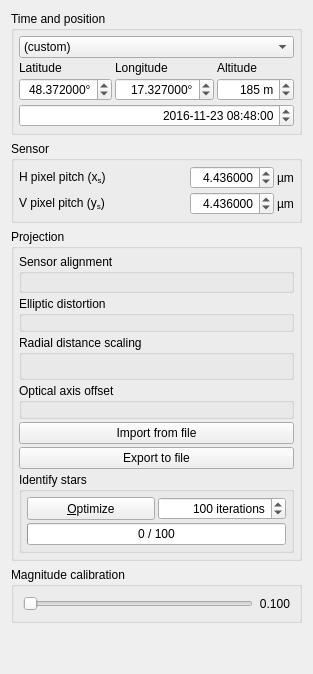
     <widget class="QWidget" name="w_input" native="true">
      <property name="sizePolicy">
       <sizepolicy hsizetype="Maximum" vsizetype="Preferred">
        <horstretch>0</horstretch>
        <verstretch>0</verstretch>
       </sizepolicy>
      </property>
      <layout class="QVBoxLayout" name="verticalLayout_2">
       <item>
        <widget class="QGroupBox" name="gb_time">
         <property name="sizePolicy">
          <sizepolicy hsizetype="Preferred" vsizetype="Maximum">
           <horstretch>0</horstretch>
           <verstretch>0</verstretch>
          </sizepolicy>
         </property>
         <property name="title">
          <string>Time and position</string>
         </property>
         <layout class="QGridLayout" name="gridLayout_5">
          <property name="leftMargin">
           <number>5</number>
          </property>
          <property name="topMargin">
           <number>5</number>
          </property>
          <property name="rightMargin">
           <number>5</number>
          </property>
          <property name="bottomMargin">
           <number>5</number>
          </property>
          <property name="spacing">
           <number>3</number>
          </property>
          <item row="2" column="0">
           <widget class="QLabel" name="lb_latitude">
            <property name="text">
             <string>Latitude</string>
            </property>
           </widget>
          </item>
          <item row="3" column="0">
           <widget class="QDoubleSpinBox" name="dsb_lat">
            <property name="wrapping">
             <bool>true</bool>
            </property>
            <property name="alignment">
             <set>Qt::AlignmentFlag::AlignRight|Qt::AlignmentFlag::AlignTrailing|Qt::AlignmentFlag::AlignVCenter</set>
            </property>
            <property name="suffix">
             <string>°</string>
            </property>
            <property name="decimals">
             <number>6</number>
            </property>
            <property name="minimum">
             <double>-90.000000000000000</double>
            </property>
            <property name="maximum">
             <double>90.000000000000000</double>
            </property>
            <property name="singleStep">
             <double>1.000000000000000</double>
            </property>
            <property name="value">
             <double>48.372000000000000</double>
            </property>
           </widget>
          </item>
          <item row="3" column="1">
           <widget class="QDoubleSpinBox" name="dsb_lon">
            <property name="wrapping">
             <bool>true</bool>
            </property>
            <property name="alignment">
             <set>Qt::AlignmentFlag::AlignRight|Qt::AlignmentFlag::AlignTrailing|Qt::AlignmentFlag::AlignVCenter</set>
            </property>
            <property name="showGroupSeparator" stdset="0">
             <bool>true</bool>
            </property>
            <property name="suffix">
             <string>°</string>
            </property>
            <property name="decimals">
             <number>6</number>
            </property>
            <property name="minimum">
             <double>-179.999999000000003</double>
            </property>
            <property name="maximum">
             <double>180.000000000000000</double>
            </property>
            <property name="singleStep">
             <double>1.000000000000000</double>
            </property>
            <property name="value">
             <double>17.327000000000002</double>
            </property>
           </widget>
          </item>
          <item row="2" column="1">
           <widget class="QLabel" name="lb_longitude">
            <property name="text">
             <string>Longitude</string>
            </property>
           </widget>
          </item>
          <item row="2" column="2">
           <widget class="QLabel" name="lb_altitude">
            <property name="text">
             <string>Altitude</string>
            </property>
           </widget>
          </item>
          <item row="3" column="2">
           <widget class="QDoubleSpinBox" name="dsb_alt">
            <property name="wrapping">
             <bool>true</bool>
            </property>
            <property name="alignment">
             <set>Qt::AlignmentFlag::AlignRight|Qt::AlignmentFlag::AlignTrailing|Qt::AlignmentFlag::AlignVCenter</set>
            </property>
            <property name="showGroupSeparator" stdset="0">
             <bool>true</bool>
            </property>
            <property name="suffix">
             <string> m</string>
            </property>
            <property name="decimals">
             <number>0</number>
            </property>
            <property name="minimum">
             <double>-400.000000000000000</double>
            </property>
            <property name="maximum">
             <double>12000.000000000000000</double>
            </property>
            <property name="singleStep">
             <double>1.000000000000000</double>
            </property>
            <property name="value">
             <double>185.000000000000000</double>
            </property>
           </widget>
          </item>
          <item row="4" column="0" colspan="3">
           <widget class="QDateTimeEdit" name="dt_time">
            <property name="wrapping">
             <bool>true</bool>
            </property>
            <property name="alignment">
             <set>Qt::AlignmentFlag::AlignRight|Qt::AlignmentFlag::AlignTrailing|Qt::AlignmentFlag::AlignVCenter</set>
            </property>
            <property name="dateTime">
             <datetime>
              <hour>8</hour>
              <minute>48</minute>
              <second>0</second>
              <year>2016</year>
              <month>11</month>
              <day>23</day>
             </datetime>
            </property>
            <property name="date">
             <date>
              <year>2016</year>
              <month>11</month>
              <day>23</day>
             </date>
            </property>
            <property name="maximumDate">
             <date>
              <year>2049</year>
              <month>12</month>
              <day>31</day>
             </date>
            </property>
            <property name="minimumDate">
             <date>
              <year>2000</year>
              <month>1</month>
              <day>1</day>
             </date>
            </property>
            <property name="currentSection">
             <enum>QDateTimeEdit::Section::YearSection</enum>
            </property>
            <property name="displayFormat">
             <string notr="true">yyyy-MM-dd HH:mm:ss</string>
            </property>
            <property name="timeSpec">
             <enum>Qt::TimeSpec::UTC</enum>
            </property>
           </widget>
          </item>
          <item row="1" column="0" colspan="3">
           <widget class="QComboBox" name="cb_stations">
            <item>
             <property name="text">
              <string>(custom)</string>
             </property>
            </item>
           </widget>
          </item>
         </layout>
        </widget>
       </item>
       <item>
        <widget class="QGroupBox" name="gb_sensor_size">
         <property name="title">
          <string>Sensor</string>
         </property>
         <layout class="QGridLayout" name="gridLayout_12">
          <property name="leftMargin">
           <number>5</number>
          </property>
          <property name="topMargin">
           <number>5</number>
          </property>
          <property name="rightMargin">
           <number>5</number>
          </property>
          <property name="bottomMargin">
           <number>5</number>
          </property>
          <property name="spacing">
           <number>3</number>
          </property>
          <item row="0" column="3">
           <widget class="QLabel" name="lu_xs">
            <property name="sizePolicy">
             <sizepolicy hsizetype="Maximum" vsizetype="Preferred">
              <horstretch>0</horstretch>
              <verstretch>0</verstretch>
             </sizepolicy>
            </property>
            <property name="text">
             <string>µm</string>
            </property>
           </widget>
          </item>
          <item row="1" column="1">
           <widget class="QLabel" name="lx_ys">
            <property name="text">
             <string>V pixel pitch (y&lt;sub&gt;s&lt;/sub&gt;)</string>
            </property>
            <property name="buddy">
             <cstring>dsb_ys</cstring>
            </property>
           </widget>
          </item>
          <item row="1" column="2">
           <widget class="QDoubleSpinBox" name="dsb_ys">
            <property name="sizePolicy">
             <sizepolicy hsizetype="Maximum" vsizetype="Fixed">
              <horstretch>0</horstretch>
              <verstretch>0</verstretch>
             </sizepolicy>
            </property>
            <property name="alignment">
             <set>Qt::AlignmentFlag::AlignRight|Qt::AlignmentFlag::AlignTrailing|Qt::AlignmentFlag::AlignVCenter</set>
            </property>
            <property name="decimals">
             <number>6</number>
            </property>
            <property name="minimum">
             <double>0.000000000000000</double>
            </property>
            <property name="maximum">
             <double>10.000000000000000</double>
            </property>
            <property name="singleStep">
             <double>0.000100000000000</double>
            </property>
            <property name="value">
             <double>4.436000000000000</double>
            </property>
           </widget>
          </item>
          <item row="0" column="2">
           <widget class="QDoubleSpinBox" name="dsb_xs">
            <property name="sizePolicy">
             <sizepolicy hsizetype="Maximum" vsizetype="Fixed">
              <horstretch>0</horstretch>
              <verstretch>0</verstretch>
             </sizepolicy>
            </property>
            <property name="alignment">
             <set>Qt::AlignmentFlag::AlignRight|Qt::AlignmentFlag::AlignTrailing|Qt::AlignmentFlag::AlignVCenter</set>
            </property>
            <property name="decimals">
             <number>6</number>
            </property>
            <property name="minimum">
             <double>0.000000000000000</double>
            </property>
            <property name="maximum">
             <double>10.000000000000000</double>
            </property>
            <property name="singleStep">
             <double>0.000100000000000</double>
            </property>
            <property name="value">
             <double>4.436000000000000</double>
            </property>
           </widget>
          </item>
          <item row="0" column="1">
           <widget class="QLabel" name="lx_xs">
            <property name="text">
             <string>H pixel pitch (x&lt;sub&gt;s&lt;/sub&gt;)</string>
            </property>
            <property name="buddy">
             <cstring>dsb_xs</cstring>
            </property>
           </widget>
          </item>
          <item row="1" column="3">
           <widget class="QLabel" name="lu_ys">
            <property name="sizePolicy">
             <sizepolicy hsizetype="Maximum" vsizetype="Preferred">
              <horstretch>0</horstretch>
              <verstretch>0</verstretch>
             </sizepolicy>
            </property>
            <property name="text">
             <string>µm</string>
            </property>
           </widget>
          </item>
         </layout>
        </widget>
       </item>
       <item>
        <widget class="QGroupBox" name="gb_parameters">
         <property name="enabled">
          <bool>true</bool>
         </property>
         <property name="sizePolicy">
          <sizepolicy hsizetype="Preferred" vsizetype="Preferred">
           <horstretch>0</horstretch>
           <verstretch>0</verstretch>
          </sizepolicy>
         </property>
         <property name="title">
          <string>Projection</string>
         </property>
         <layout class="QVBoxLayout" name="verticalLayout">
          <property name="spacing">
           <number>3</number>
          </property>
          <property name="leftMargin">
           <number>5</number>
          </property>
          <property name="topMargin">
           <number>5</number>
          </property>
          <property name="rightMargin">
           <number>5</number>
          </property>
          <property name="bottomMargin">
           <number>5</number>
          </property>
          <item>
           <widget class="QGroupBox" name="gb_sensor_alignment">
            <property name="sizePolicy">
             <sizepolicy hsizetype="Preferred" vsizetype="Preferred">
              <horstretch>0</horstretch>
              <verstretch>0</verstretch>
             </sizepolicy>
            </property>
            <property name="title">
             <string>Sensor alignment</string>
            </property>
            <layout class="QGridLayout" name="gridLayout">
             <property name="leftMargin">
              <number>5</number>
             </property>
             <property name="topMargin">
              <number>5</number>
             </property>
             <property name="rightMargin">
              <number>5</number>
             </property>
             <property name="bottomMargin">
              <number>5</number>
             </property>
             <property name="spacing">
              <number>3</number>
             </property>
             <item row="2" column="0">
              <widget class="QParameterWidget" name="pw_y0" native="true">
               <property name="sizePolicy">
                <sizepolicy hsizetype="Preferred" vsizetype="Fixed">
                 <horstretch>0</horstretch>
                 <verstretch>0</verstretch>
                </sizepolicy>
               </property>
              </widget>
             </item>
             <item row="1" column="0">
              <widget class="QParameterWidget" name="pw_x0" native="true">
               <property name="sizePolicy">
                <sizepolicy hsizetype="Preferred" vsizetype="Fixed">
                 <horstretch>0</horstretch>
                 <verstretch>0</verstretch>
                </sizepolicy>
               </property>
              </widget>
             </item>
             <item row="3" column="0">
              <widget class="QParameterWidget" name="pw_a0" native="true">
               <property name="sizePolicy">
                <sizepolicy hsizetype="Preferred" vsizetype="Fixed">
                 <horstretch>0</horstretch>
                 <verstretch>0</verstretch>
                </sizepolicy>
               </property>
              </widget>
             </item>
            </layout>
           </widget>
          </item>
          <item>
           <widget class="QGroupBox" name="gb_elliptic">
            <property name="sizePolicy">
             <sizepolicy hsizetype="Preferred" vsizetype="Preferred">
              <horstretch>0</horstretch>
              <verstretch>0</verstretch>
             </sizepolicy>
            </property>
            <property name="title">
             <string>Elliptic distortion</string>
            </property>
            <layout class="QGridLayout" name="gridLayout_2">
             <property name="leftMargin">
              <number>5</number>
             </property>
             <property name="topMargin">
              <number>5</number>
             </property>
             <property name="rightMargin">
              <number>5</number>
             </property>
             <property name="bottomMargin">
              <number>5</number>
             </property>
             <property name="spacing">
              <number>3</number>
             </property>
             <item row="0" column="2">
              <widget class="QParameterWidget" name="pw_A" native="true"/>
             </item>
             <item row="1" column="2">
              <widget class="QParameterWidget" name="pw_F" native="true"/>
             </item>
            </layout>
           </widget>
          </item>
          <item>
           <widget class="QGroupBox" name="gb_radial">
            <property name="title">
             <string>Radial distance scaling</string>
            </property>
            <layout class="QGridLayout" name="gridLayout_3">
             <property name="leftMargin">
              <number>5</number>
             </property>
             <property name="topMargin">
              <number>5</number>
             </property>
             <property name="rightMargin">
              <number>5</number>
             </property>
             <property name="bottomMargin">
              <number>5</number>
             </property>
             <property name="spacing">
              <number>3</number>
             </property>
             <item row="3" column="1">
              <widget class="QParameterWidget" name="pw_S" native="true"/>
             </item>
             <item row="4" column="1">
              <widget class="QParameterWidget" name="pw_D" native="true"/>
             </item>
             <item row="0" column="1">
              <widget class="QParameterWidget" name="pw_V" native="true"/>
             </item>
             <item row="5" column="1">
              <widget class="QParameterWidget" name="pw_P" native="true"/>
             </item>
             <item row="6" column="1">
              <widget class="QParameterWidget" name="pw_Q" native="true"/>
             </item>
            </layout>
           </widget>
          </item>
          <item>
           <widget class="QGroupBox" name="gb_offset">
            <property name="sizePolicy">
             <sizepolicy hsizetype="Preferred" vsizetype="Maximum">
              <horstretch>0</horstretch>
              <verstretch>0</verstretch>
             </sizepolicy>
            </property>
            <property name="title">
             <string>Optical axis offset</string>
            </property>
            <layout class="QGridLayout" name="gridLayout_4">
             <property name="leftMargin">
              <number>5</number>
             </property>
             <property name="topMargin">
              <number>5</number>
             </property>
             <property name="rightMargin">
              <number>5</number>
             </property>
             <property name="bottomMargin">
              <number>5</number>
             </property>
             <property name="spacing">
              <number>3</number>
             </property>
             <item row="1" column="0">
              <widget class="QParameterWidget" name="pw_epsilon" native="true"/>
             </item>
             <item row="2" column="0">
              <widget class="QParameterWidget" name="pw_E" native="true"/>
             </item>
            </layout>
           </widget>
          </item>
          <item>
           <widget class="QPushButton" name="pb_import">
            <property name="toolTip">
             <string>Ctrl+Shift+I</string>
            </property>
            <property name="text">
             <string>Import from file</string>
            </property>
            <property name="icon">
             <iconset theme="QIcon::ThemeIcon::DocumentOpen"/>
            </property>
           </widget>
          </item>
          <item>
           <widget class="QPushButton" name="pb_export">
            <property name="toolTip">
             <string>Ctrl+Shift+E</string>
            </property>
            <property name="text">
             <string>Export to file</string>
            </property>
            <property name="icon">
             <iconset theme="QIcon::ThemeIcon::DocumentSave"/>
            </property>
           </widget>
          </item>
          <item>
           <widget class="QGroupBox" name="gb_identify">
            <property name="title">
             <string>Identify stars</string>
            </property>
            <layout class="QGridLayout" name="gridLayout_6">
             <property name="leftMargin">
              <number>5</number>
             </property>
             <property name="topMargin">
              <number>5</number>
             </property>
             <property name="rightMargin">
              <number>5</number>
             </property>
             <property name="bottomMargin">
              <number>5</number>
             </property>
             <property name="spacing">
              <number>3</number>
             </property>
             <item row="2" column="0">
              <widget class="QPushButton" name="pb_optimize">
               <property name="sizePolicy">
                <sizepolicy hsizetype="Preferred" vsizetype="Minimum">
                 <horstretch>0</horstretch>
                 <verstretch>0</verstretch>
                </sizepolicy>
               </property>
               <property name="text">
                <string>&amp;Optimize</string>
               </property>
               <property name="icon">
                <iconset theme="QIcon::ThemeIcon::WeatherClearNight"/>
               </property>
              </widget>
             </item>
             <item row="2" column="1">
              <widget class="QSpinBox" name="sb_maxiter">
               <property name="alignment">
                <set>Qt::AlignmentFlag::AlignRight|Qt::AlignmentFlag::AlignTrailing|Qt::AlignmentFlag::AlignVCenter</set>
               </property>
               <property name="suffix">
                <string> iterations</string>
               </property>
               <property name="minimum">
                <number>10</number>
               </property>
               <property name="maximum">
                <number>5000</number>
               </property>
               <property name="singleStep">
                <number>10</number>
               </property>
               <property name="stepType">
                <enum>QAbstractSpinBox::StepType::AdaptiveDecimalStepType</enum>
               </property>
               <property name="value">
                <number>100</number>
               </property>
              </widget>
             </item>
             <item row="3" column="0" colspan="2">
              <widget class="QProgressBar" name="pg_optimize">
               <property name="maximum">
                <number>100</number>
               </property>
               <property name="value">
                <number>0</number>
               </property>
               <property name="format">
                <string>%v / %m</string>
               </property>
              </widget>
             </item>
            </layout>
           </widget>
          </item>
         </layout>
        </widget>
       </item>
       <item>
        <widget class="QGroupBox" name="gb_calibration">
         <property name="title">
          <string>Magnitude calibration</string>
         </property>
         <layout class="QGridLayout" name="gridLayout_13">
          <item row="1" column="0">
           <widget class="QSlider" name="hs_zero_mag">
            <property name="orientation">
             <enum>Qt::Orientation::Horizontal</enum>
            </property>
           </widget>
          </item>
          <item row="1" column="1">
           <widget class="QLabel" name="lb_zero_mag">
            <property name="text">
             <string>0.100</string>
            </property>
            <property name="alignment">
             <set>Qt::AlignmentFlag::AlignRight|Qt::AlignmentFlag::AlignTrailing|Qt::AlignmentFlag::AlignVCenter</set>
            </property>
           </widget>
          </item>
         </layout>
        </widget>
       </item>
       <item>
        <spacer name="vs_left">
         <property name="orientation">
          <enum>Qt::Orientation::Vertical</enum>
         </property>
         <property name="sizeHint" stdset="0">
          <size>
           <width>20</width>
           <height>40</height>
          </size>
         </property>
        </spacer>
       </item>
      </layout>
     </widget>
